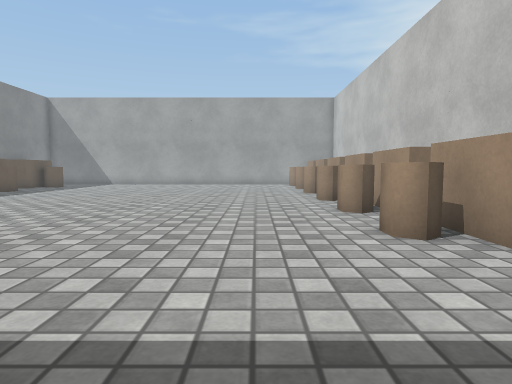
[1] (above)

16 first-person views from a walk through a 3-D level made in the Unity game engine. The camera is 0.55 m above the floor, tilts 4° down and sees 75° across. The floor is counted in squares, 0.5 m on a side. Each view is taken from the middle of a square. On the plan, view 1 faces up. The plan holds only what a view shows up to about 13 squares ahead; the rest is blank. Surface patterns are stand-ins for the level's own textures.

[2]
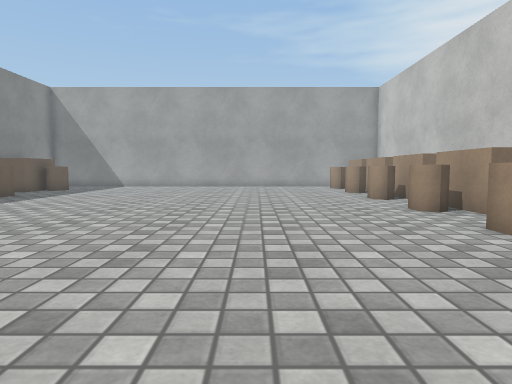

[3]
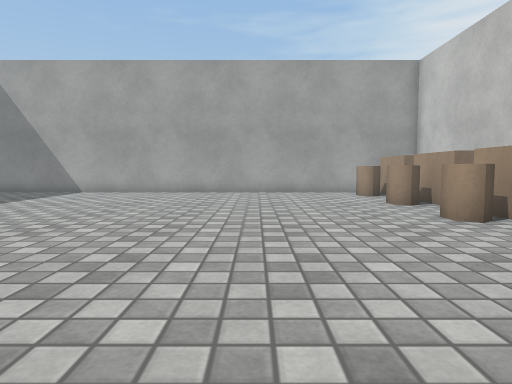

[4]
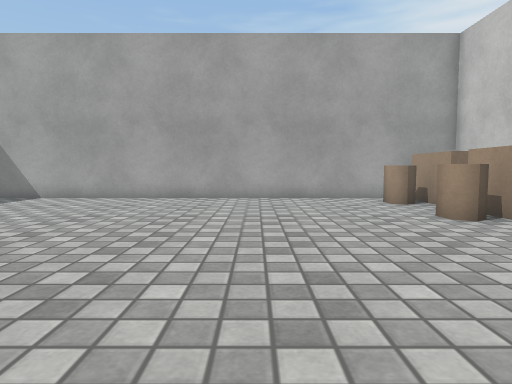

[5]
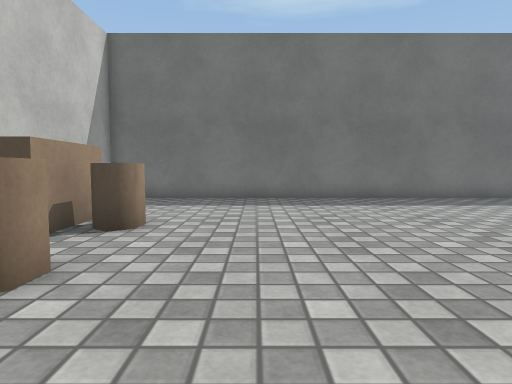

[6]
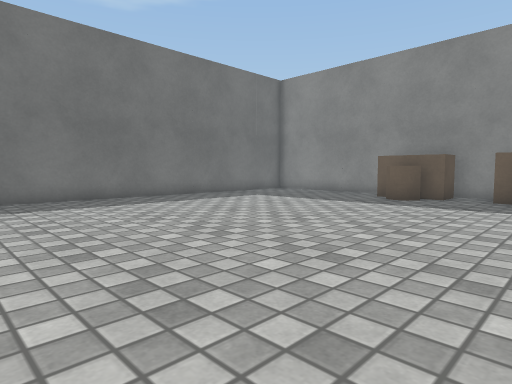

[7]
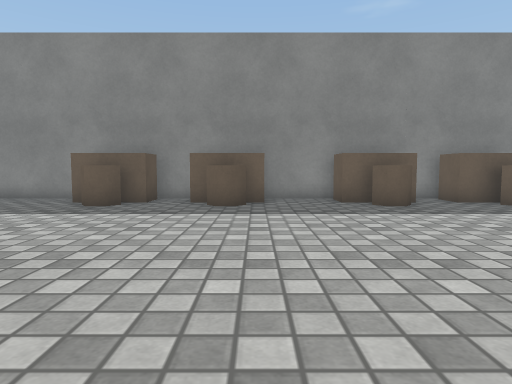

[8]
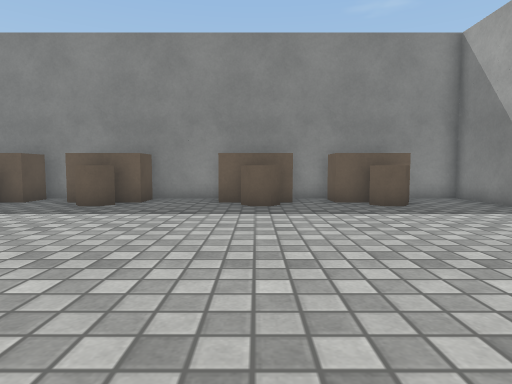

[9]
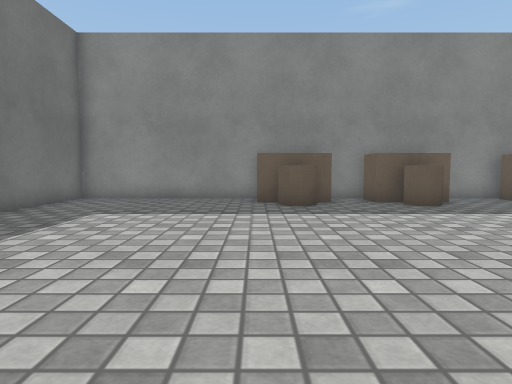

[10]
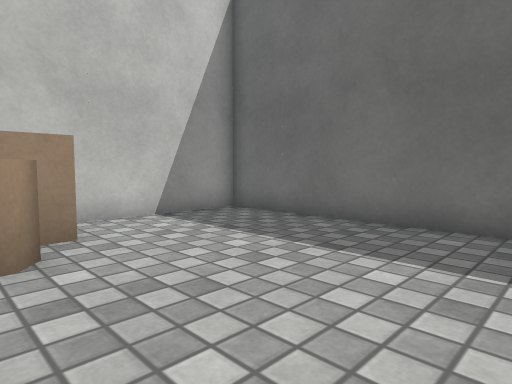

[11]
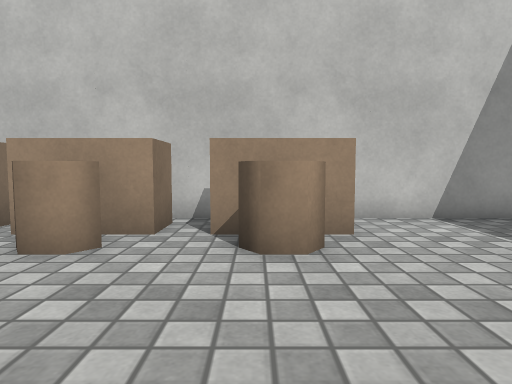

[12]
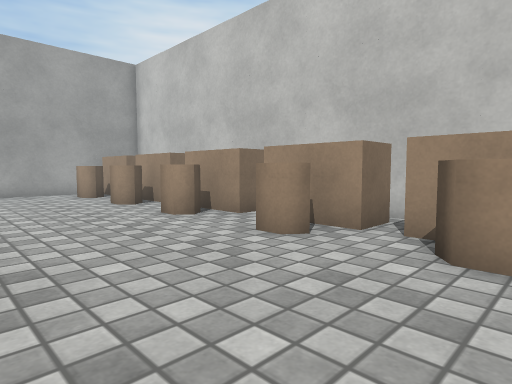

[13]
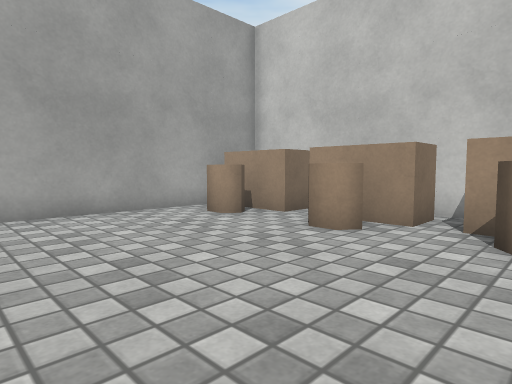

[14]
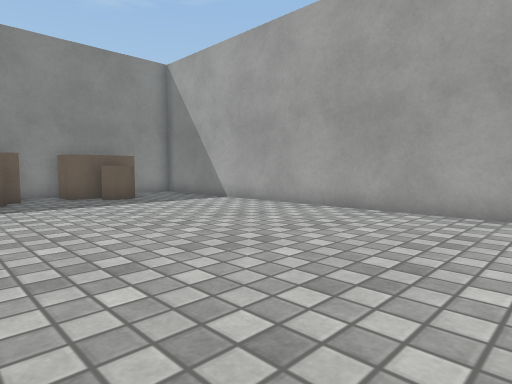

[15]
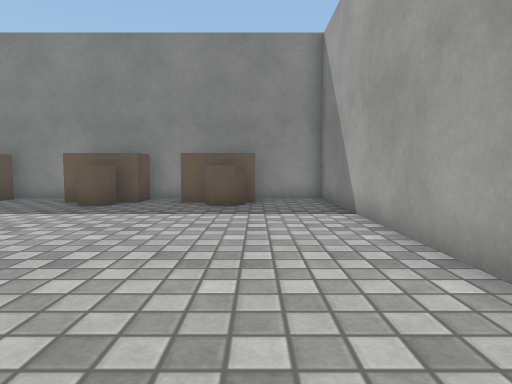

[16]
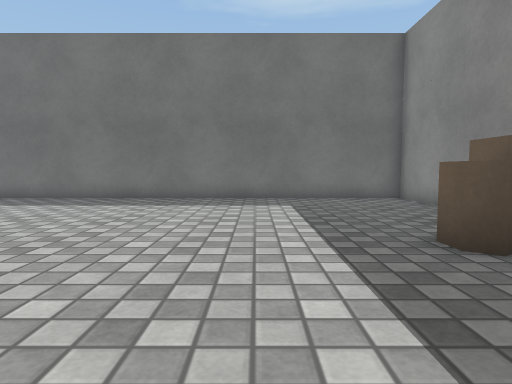

### Floor plan
Key: @ floor where view 1 was taken; # wall or solid block; . floor; ^ raised ledge.
Columns run from 15 left of view 1 to 6 right of it. Each row starts with its distance up from view 1.
 24 ####################
 23 #..................#
 22 #................^^#
 21 ####..............##
 20   #^...............#
 19 ###..............#^#
 18 #................#^#
 17 ####...............#
 16  ##^..............##
 15 ###..............^^#
 14 #..................#
 13 #..................#
 12 ####.............^^#
 11  ##^..............##
 10 ###................#
  9 #................^^#
  8 ####..............##
  7  ##^...............#
  6 ###...............^#
  5 #.................##
  4 #....................#
  3 #....................#
  2 #....................#
  1 #....................#
  0 #..............@.....#
 -1 ######################

Positions as (right, up) in squares from view 1, and headings:
1: (0, 0), facing up
2: (-2, 3), facing up
3: (-2, 8), facing up
4: (-2, 11), facing up
5: (0, 12), facing down
6: (0, 12), facing down-left
7: (-2, 12), facing left
8: (-2, 16), facing left
9: (-2, 6), facing left
10: (-2, 6), facing down-right
11: (-2, 6), facing right
12: (-2, 8), facing up-right
13: (-3, 15), facing up-right
14: (0, 15), facing up-left
15: (-2, 21), facing left
16: (-9, 12), facing down
